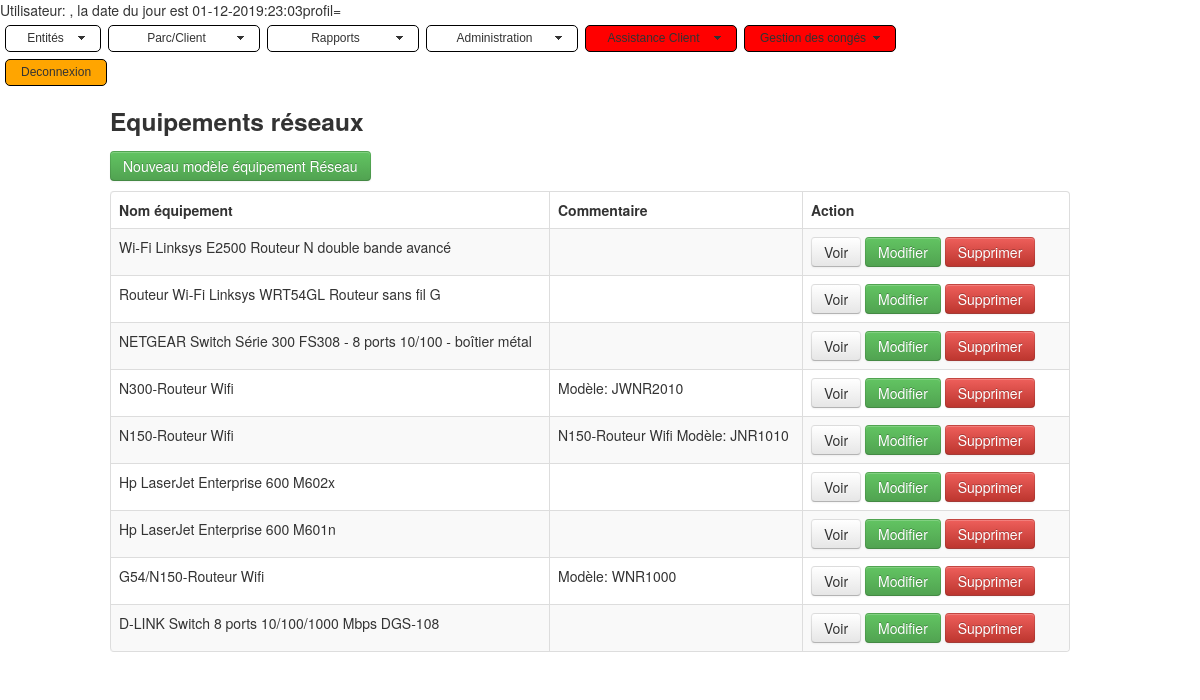
Page /index_networks.php on the committed database.
### tables this page shows
CREATE TABLE IF NOT EXISTS `tictan_networkmodels` (
  `id` int(11) NOT NULL AUTO_INCREMENT,
  `name` varchar(255) DEFAULT NULL,
  `comment` text,
  `date_mod` date NOT NULL,
  `author` varchar(50) NOT NULL,
  `is_deleted` int(1) NOT NULL DEFAULT '0',
  PRIMARY KEY (`id`),
  KEY `name` (`name`)
);

### index_networks.php (the view, shortened to what this page needs)
<!DOCTYPE html>
<html lang="en">
<head>
    <link   href="css/bootstrap.min.css" rel="stylesheet">
	<link rel="stylesheet" href="./css/mbcsmbmcp.css" type="text/css" />
</head>
<body>
    <div class="container">
            <div class="row">
                <h3>Equipements réseaux</h3>
            </div>
            <div class="row">
                <p>
                    <a href="create_networks.php" class="btn btn-success">Nouveau modèle équipement Réseau</a>
                </p>
                <table class="table table-striped table-bordered">
                      <thead>
                        <tr>
						  <th>Nom équipement</th>
                          <th>Commentaire</th>
                          <th>Action</th>
                        </tr>
                      </thead>
                      <tbody>
                      <?php
                       $pdo = Database::connect();
				   $sql = 'select * from tictan_networkmodels where is_deleted=0 order by name DESC';
							foreach ($pdo->query($sql) as $row) {
                            echo '<tr>';
							echo '<td>'. $row['name'] . '</td>';
							echo '<td>'. $row['comment'] . '</td>';
   							echo '<td width=250>';
                            echo '<a class="btn" href="read_networks.php?id='.$row['id'].'">Voir</a>';
                            echo '<a class="btn btn-success" href="update_networks.php?id='.$row['id'].'">Modifier</a>';
                            echo '<a class="btn btn-danger" href="delete_networks.php?id='.$row['id'].'">Supprimer</a>';
                            echo '</td>';
                            echo '</tr>';
                       }
                      ?>
                      </tbody>
                </table>
        </div>
    </div>
  </body>
</html>

### rows in the picture
tictan_networkmodels: name "Wi-Fi Linksys E2500 Routeur N double bande avancé"
tictan_networkmodels: name "Routeur Wi-Fi Linksys WRT54GL Routeur sans fil G"
tictan_networkmodels: name "NETGEAR Switch Série 300 FS308 - 8 ports 10/100 - boîtier métal"
tictan_networkmodels: name "N300-Routeur Wifi", comment "Modèle: JWNR2010"
tictan_networkmodels: name "N150-Routeur Wifi", comment "N150-Routeur Wifi Modèle: JNR1010"
tictan_networkmodels: name "Hp LaserJet Enterprise 600 M602x"
tictan_networkmodels: name "Hp LaserJet Enterprise 600 M601n"
tictan_networkmodels: name "G54/N150-Routeur Wifi", comment "Modèle: WNR1000"
tictan_networkmodels: name "D-LINK Switch 8 ports 10/100/1000 Mbps DGS-108"
